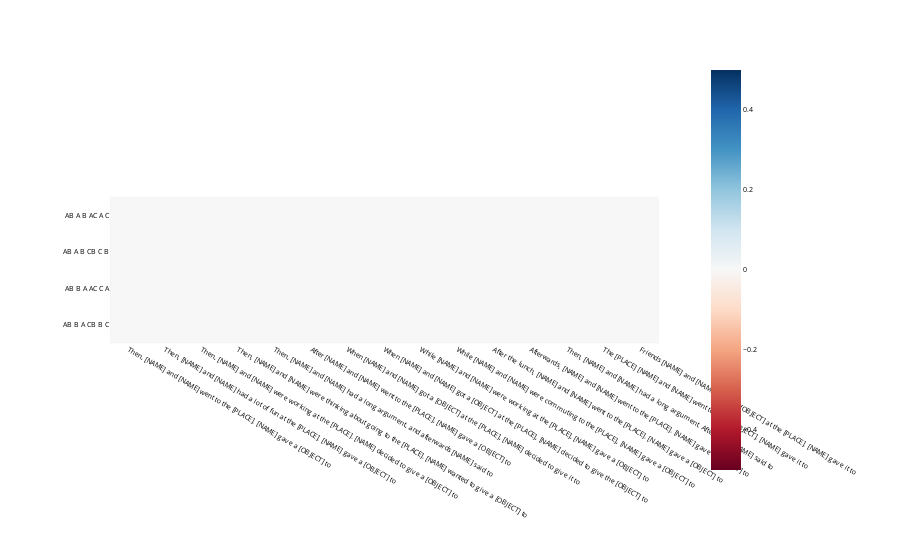

Write notebook code for a chart like this one.
### Code cell
import plotly.express as px
import transformer_lens.utils as utils

def imshow(tensor, renderer=None, xaxis="", yaxis="", font_size=None, show=True, color_continuous_midpoint=0.0, **kwargs):
    fig = px.imshow(utils.to_numpy(tensor), color_continuous_midpoint=color_continuous_midpoint, color_continuous_scale="RdBu", labels={"x":xaxis, "y":yaxis}, **kwargs)
    if not font_size is None:
        if 'x' in kwargs:
            fig.update_layout(
              xaxis = dict(
                tickmode='array',
                tickvals = kwargs['x'],
                ticktext = kwargs['x'], 
                ),
               font=dict(size=font_size, color="black"))
        if 'y' in kwargs:
            fig.update_layout(
              yaxis = dict(
                tickmode='array',
                tickvals = kwargs['y'],
                ticktext = kwargs['y'], 
                ),
               font=dict(size=font_size, color="black"))
    if show:
        fig.show(renderer)
    else:
        return fig

imshow(scores[:len(BABA_TEMPLATES)].T, x=BABA_TEMPLATES, y=patching_formats, font_size=7, color_continuous_midpoint=None)

### Figure 1 — Plotly figure (JSON) as saved in the notebook; plotly's stock layout.template omitted (floating-point values rounded to 4 significant figures)
{"data": [{"coloraxis": "coloraxis", "hovertemplate": "x: %{x}<br>y: %{y}<br>color: %{z}<extra></extra>", "name": "0", "type": "heatmap", "x": ["Then, [NAME] and [NAME] went to the [PLACE]. [NAME] gave a [OBJECT] to", "Then, [NAME] and [NAME] had a lot of fun at the [PLACE]. [NAME] gave a [OBJECT] to", "Then, [NAME] and [NAME] were working at the [PLACE]. [NAME] decided to give a [OBJECT] to", "Then, [NAME] and [NAME] were thinking about going to the [PLACE]. [NAME] wanted to give a [OBJECT] to", "Then, [NAME] and [NAME] had a long argument, and afterwards [NAME] said to", "After [NAME] and [NAME] went to the [PLACE], [NAME] gave a [OBJECT] to", "When [NAME] and [NAME] got a [OBJECT] at the [PLACE], [NAME] decided to give it to", "When [NAME] and [NAME] got a [OBJECT] at the [PLACE], [NAME] decided to give the [OBJECT] to", "While [NAME] and [NAME] were working at the [PLACE], [NAME] gave a [OBJECT] to", "While [NAME] and [NAME] were commuting to the [PLACE], [NAME] gave a [OBJECT] to", "After the lunch, [NAME] and [NAME] went to the [PLACE]. [NAME] gave a [OBJECT] to", "Afterwards, [NAME] and [NAME] went to the [PLACE]. [NAME] gave a [OBJECT] to", "Then, [NAME] and [NAME] had a long argument. Afterwards [NAME] said to", "The [PLACE] [NAME] and [NAME] went to had a [OBJECT]. [NAME] gave it to", "Friends [NAME] and [NAME] found a [OBJECT] at the [PLACE]. [NAME] gave it to"], "xaxis": "x", "y": ["AB A B\nAC A C", "AB A B\nCB C B", "AB B A\nAC C A", "AB B A\nCB B C"], "yaxis": "y", "z": [[0, 0, 0, 0, 0, 0, 0, 0, 0, 0, 0, 0, 0, 0, 0], [0, 0, 0, 0, 0, 0, 0, 0, 0, 0, 0, 0, 0, 0, 0], [0, 0, 0, 0, 0, 0, 0, 0, 0, 0, 0, 0, 0, 0, 0], [0, 0, 0, 0, 0, 0, 0, 0, 0, 0, 0, 0, 0, 0, 0]]}], "layout": {"autosize": true, "coloraxis": {"colorscale": [[0, "rgb(103,0,31)"], [0.1, "rgb(178,24,43)"], [0.2, "rgb(214,96,77)"], [0.3, "rgb(244,165,130)"], [0.4, "rgb(253,219,199)"], [0.5, "rgb(247,247,247)"], [0.6, "rgb(209,229,240)"], [0.7, "rgb(146,197,222)"], [0.8, "rgb(67,147,195)"], [0.9, "rgb(33,102,172)"], [1, "rgb(5,48,97)"]]}, "font": {"color": "black", "size": 7}, "margin": {"t": 60}, "xaxis": {"anchor": "y", "autorange": true, "constrain": "domain", "domain": [0.04958, 0.9504], "range": [-0.5, 14.5], "scaleanchor": "y", "tickmode": "array", "ticktext": ["Then, [NAME] and [NAME] went to the [PLACE]. [NAME] gave a [OBJECT] to", "Then, [NAME] and [NAME] had a lot of fun at the [PLACE]. [NAME] gave a [OBJECT] to", "Then, [NAME] and [NAME] were working at the [PLACE]. [NAME] decided to give a [OBJECT] to", "Then, [NAME] and [NAME] were thinking about going to the [PLACE]. [NAME] wanted to give a [OBJECT] to", "Then, [NAME] and [NAME] had a long argument, and afterwards [NAME] said to", "After [NAME] and [NAME] went to the [PLACE], [NAME] gave a [OBJECT] to", "When [NAME] and [NAME] got a [OBJECT] at the [PLACE], [NAME] decided to give it to", "When [NAME] and [NAME] got a [OBJECT] at the [PLACE], [NAME] decided to give the [OBJECT] to", "While [NAME] and [NAME] were working at the [PLACE], [NAME] gave a [OBJECT] to", "While [NAME] and [NAME] were commuting to the [PLACE], [NAME] gave a [OBJECT] to", "After the lunch, [NAME] and [NAME] went to the [PLACE]. [NAME] gave a [OBJECT] to", "Afterwards, [NAME] and [NAME] went to the [PLACE]. [NAME] gave a [OBJECT] to", "Then, [NAME] and [NAME] had a long argument. Afterwards [NAME] said to", "The [PLACE] [NAME] and [NAME] went to had a [OBJECT]. [NAME] gave it to", "Friends [NAME] and [NAME] found a [OBJECT] at the [PLACE]. [NAME] gave it to"], "tickvals": ["Then, [NAME] and [NAME] went to the [PLACE]. [NAME] gave a [OBJECT] to", "Then, [NAME] and [NAME] had a lot of fun at the [PLACE]. [NAME] gave a [OBJECT] to", "Then, [NAME] and [NAME] were working at the [PLACE]. [NAME] decided to give a [OBJECT] to", "Then, [NAME] and [NAME] were thinking about going to the [PLACE]. [NAME] wanted to give a [OBJECT] to", "Then, [NAME] and [NAME] had a long argument, and afterwards [NAME] said to", "After [NAME] and [NAME] went to the [PLACE], [NAME] gave a [OBJECT] to", "When [NAME] and [NAME] got a [OBJECT] at the [PLACE], [NAME] decided to give it to", "When [NAME] and [NAME] got a [OBJECT] at the [PLACE], [NAME] decided to give the [OBJECT] to", "While [NAME] and [NAME] were working at the [PLACE], [NAME] gave a [OBJECT] to", "While [NAME] and [NAME] were commuting to the [PLACE], [NAME] gave a [OBJECT] to", "After the lunch, [NAME] and [NAME] went to the [PLACE]. [NAME] gave a [OBJECT] to", "Afterwards, [NAME] and [NAME] went to the [PLACE]. [NAME] gave a [OBJECT] to", "Then, [NAME] and [NAME] had a long argument. Afterwards [NAME] said to", "The [PLACE] [NAME] and [NAME] went to had a [OBJECT]. [NAME] gave it to", "Friends [NAME] and [NAME] found a [OBJECT] at the [PLACE]. [NAME] gave it to"], "type": "category"}, "yaxis": {"anchor": "x", "autorange": true, "constrain": "domain", "domain": [0, 1], "range": [3.5, -0.5], "tickmode": "array", "ticktext": ["AB A B\nAC A C", "AB A B\nCB C B", "AB B A\nAC C A", "AB B A\nCB B C"], "tickvals": ["AB A B\nAC A C", "AB A B\nCB C B", "AB B A\nAC C A", "AB B A\nCB B C"], "type": "category"}}}
